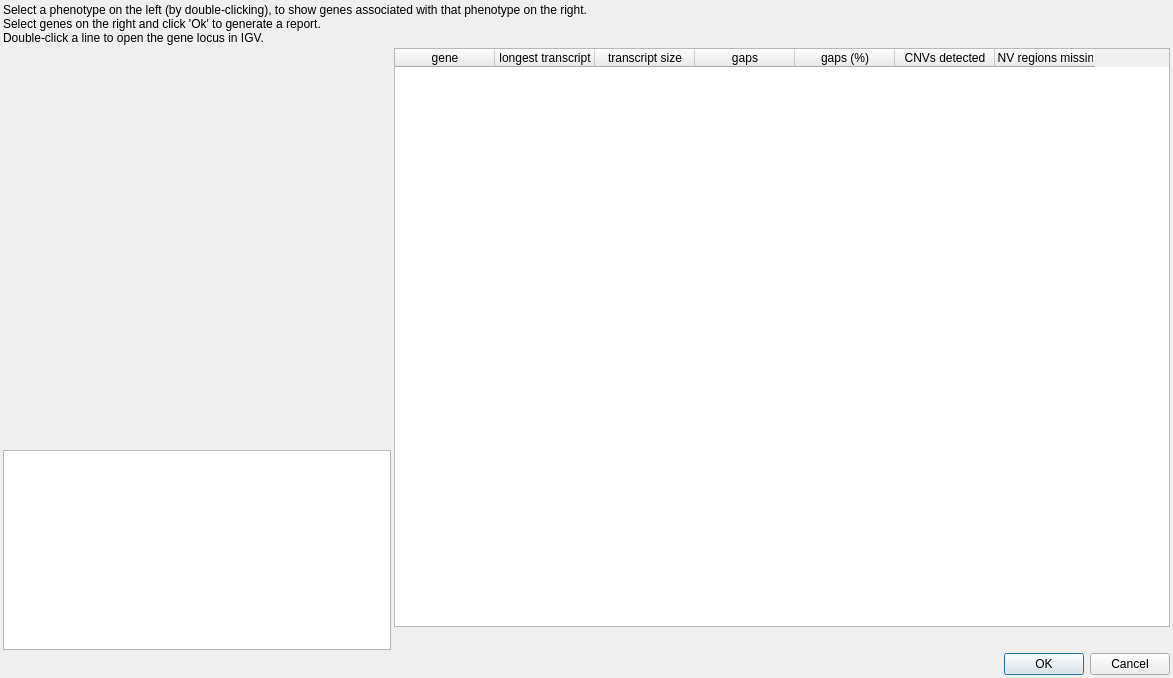
<?xml version="1.0" encoding="UTF-8"?>
<ui version="4.0">
 <class>GeneSelectorDialog</class>
 <widget class="QDialog" name="GeneSelectorDialog">
  <property name="geometry">
   <rect>
    <x>0</x>
    <y>0</y>
    <width>1173</width>
    <height>678</height>
   </rect>
  </property>
  <property name="windowTitle">
   <string>Gene selector dialog</string>
  </property>
  <layout class="QGridLayout" name="gridLayout" columnstretch="1,2">
   <property name="leftMargin">
    <number>3</number>
   </property>
   <property name="topMargin">
    <number>3</number>
   </property>
   <property name="rightMargin">
    <number>3</number>
   </property>
   <property name="bottomMargin">
    <number>3</number>
   </property>
   <property name="spacing">
    <number>3</number>
   </property>
   <item row="0" column="0" colspan="2">
    <widget class="QLabel" name="label_3">
     <property name="text">
      <string>&lt;html&gt;&lt;head/&gt;&lt;body&gt;&lt;p&gt;Select a phenotype on the left (by double-clicking), to show genes associated with that phenotype on the right.&lt;br/&gt;Select genes on the right and click 'Ok' to generate a report.&lt;br/&gt;Double-click a line to open the gene locus in IGV.&lt;/p&gt;&lt;/body&gt;&lt;/html&gt;</string>
     </property>
     <property name="wordWrap">
      <bool>false</bool>
     </property>
    </widget>
   </item>
   <item row="1" column="0" rowspan="2">
    <layout class="QVBoxLayout" name="verticalLayout" stretch="2,1">
     <item>
      <widget class="PhenotypeSelector" name="pheno" native="true">
       <property name="minimumSize">
        <size>
         <width>200</width>
         <height>0</height>
        </size>
       </property>
      </widget>
     </item>
     <item>
      <widget class="QTextEdit" name="pheno_details"/>
     </item>
    </layout>
   </item>
   <item row="1" column="1">
    <widget class="QTableWidget" name="genes">
     <property name="frameShape">
      <enum>QFrame::StyledPanel</enum>
     </property>
     <property name="alternatingRowColors">
      <bool>true</bool>
     </property>
     <property name="selectionMode">
      <enum>QAbstractItemView::SingleSelection</enum>
     </property>
     <property name="selectionBehavior">
      <enum>QAbstractItemView::SelectRows</enum>
     </property>
     <attribute name="verticalHeaderVisible">
      <bool>false</bool>
     </attribute>
     <column>
      <property name="text">
       <string>gene</string>
      </property>
     </column>
     <column>
      <property name="text">
       <string>longest transcript</string>
      </property>
     </column>
     <column>
      <property name="text">
       <string>transcript size</string>
      </property>
      <property name="toolTip">
       <string>&lt;html&gt;&lt;head/&gt;&lt;body&gt;&lt;p&gt;transcript size (CCDS+-5bp).&lt;/p&gt;&lt;/body&gt;&lt;/html&gt;</string>
      </property>
     </column>
     <column>
      <property name="text">
       <string>gaps</string>
      </property>
     </column>
     <column>
      <property name="text">
       <string>gaps (%)</string>
      </property>
     </column>
     <column>
      <property name="text">
       <string>CNVs detected</string>
      </property>
     </column>
     <column>
      <property name="text">
       <string>CNV regions missing</string>
      </property>
     </column>
    </widget>
   </item>
   <item row="2" column="1">
    <layout class="QHBoxLayout" name="horizontalLayout_2">
     <property name="spacing">
      <number>3</number>
     </property>
     <item>
      <spacer name="horizontalSpacer_2">
       <property name="orientation">
        <enum>Qt::Horizontal</enum>
       </property>
       <property name="sizeHint" stdset="0">
        <size>
         <width>40</width>
         <height>20</height>
        </size>
       </property>
      </spacer>
     </item>
     <item>
      <widget class="QLabel" name="selection_details">
       <property name="minimumSize">
        <size>
         <width>50</width>
         <height>0</height>
        </size>
       </property>
       <property name="text">
        <string/>
       </property>
      </widget>
     </item>
    </layout>
   </item>
   <item row="3" column="0" colspan="2">
    <widget class="QDialogButtonBox" name="buttonBox">
     <property name="orientation">
      <enum>Qt::Horizontal</enum>
     </property>
     <property name="standardButtons">
      <set>QDialogButtonBox::Cancel|QDialogButtonBox::Ok</set>
     </property>
    </widget>
   </item>
  </layout>
 </widget>
 <customwidgets>
  <customwidget>
   <class>PhenotypeSelector</class>
   <extends>QWidget</extends>
   <header>PhenotypeSelector.h</header>
   <container>1</container>
  </customwidget>
 </customwidgets>
 <resources/>
 <connections>
  <connection>
   <sender>buttonBox</sender>
   <signal>accepted()</signal>
   <receiver>GeneSelectorDialog</receiver>
   <slot>accept()</slot>
   <hints>
    <hint type="sourcelabel">
     <x>248</x>
     <y>254</y>
    </hint>
    <hint type="destinationlabel">
     <x>157</x>
     <y>274</y>
    </hint>
   </hints>
  </connection>
  <connection>
   <sender>buttonBox</sender>
   <signal>rejected()</signal>
   <receiver>GeneSelectorDialog</receiver>
   <slot>reject()</slot>
   <hints>
    <hint type="sourcelabel">
     <x>316</x>
     <y>260</y>
    </hint>
    <hint type="destinationlabel">
     <x>286</x>
     <y>274</y>
    </hint>
   </hints>
  </connection>
 </connections>
</ui>
